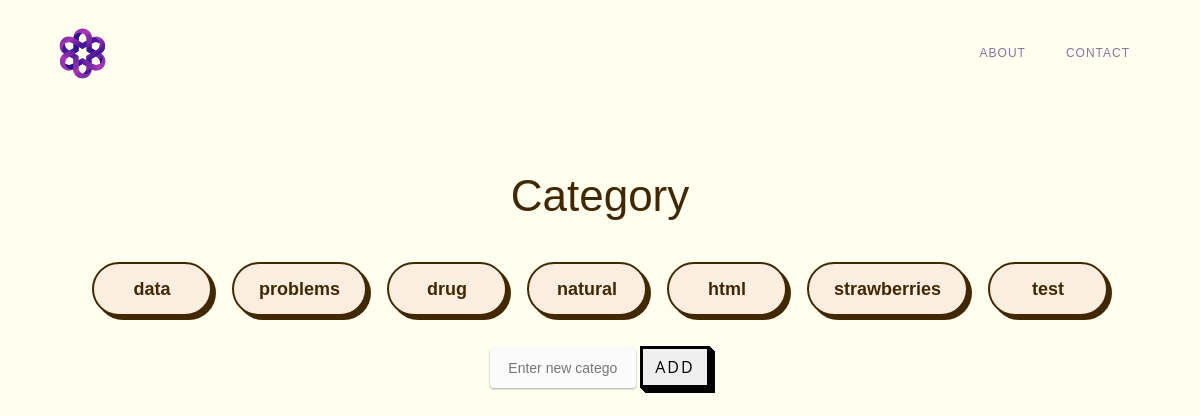
The app's page /category/ (signed in), older data.
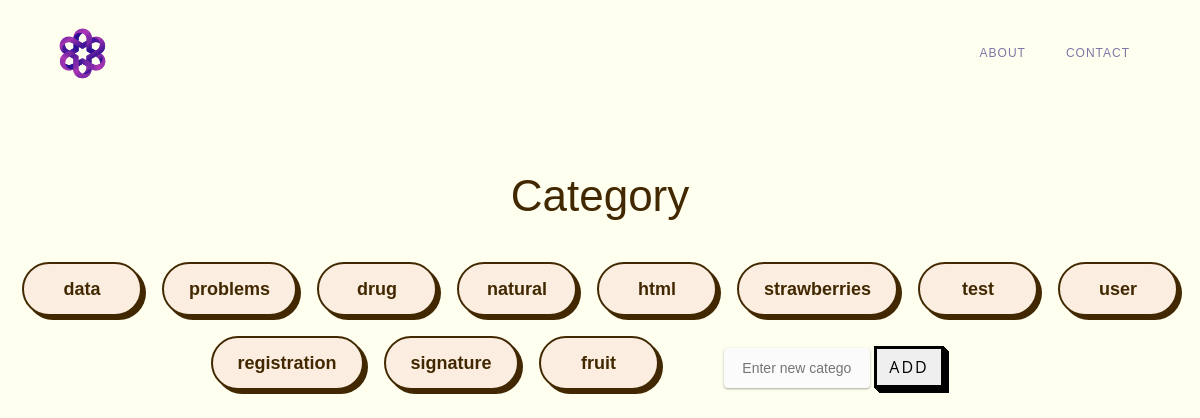
The same page, newer data.
### user/models.py (models this page shows)
class UserCategory(models.Model):
    inserted_category=models.CharField(max_length=32)
    user_id=models.ForeignKey(User,on_delete=models.SET_NULL, null=True)

### main/views.py (the view, shortened to what this page needs)
# urls.py: path('category/',views.category,name="category"),
def category(request):
    while answer_list:
        fullanswer_str=answer_list.popleft()
        question_str=question_list.popleft()
        add_contents(request,fullanswer_str,question_str)
    userCategories=UserCategory.objects.filter(user_id__username=request.user.username)
    context={'userCategories':userCategories}
    return render(request,"main/category.html",context=context)

### main/templates/main/category.html (shortened to what this page needs)
{% load static %}
<!DOCTYPE html>
<html>
<head>
  <link href="{% static 'css/styles.css' %}" rel="stylesheet" type="text/css" />
</head>
<body>
    <div data-collapse="medium" data-animation="default" data-duration="400" data-easing="ease" data-easing2="ease"
    role="banner" class="navigation w-nav">
    <div class="navigation-items"><a href="/" class="logo-link w-nav-brand"><img src="{% static 'img/logo.png' %}"
            width="65" alt="" class="logo-image" /></a>
    </div>
    <div class="navigation-wrap">
    <a href="/about/" class="navigation-item w-nav-link">About</a>
    <a href="/contact/"class="navigation-item w-nav-link">Contact</a>
    </div>
    </div>
  <div class="section">
    <div class="container cc-heading-wrap">
      <h1 class="heading-5">Category</h1>
      <div class="store-categories-wrap">
          <div class="collection-wrap">
            {%for category in userCategories %}
            <button class="button-74" role="button"
              onclick="location.href='/category/{{category.pk}}/'">{{category.inserted_category}}</button>
            {%endfor%}
          <form id="add-category-form" method="post" action="{% url 'category' %}" style="padding: 20px;">
            <input type="text" id="new-keyword-input" class="input-54" name="new_category" placeholder="Enter new category">
            <button type="submit" class="button-54">Add</button>
        </form>
          </div>
      </div>
    </div>
  </div>
</body>
</html>

Row changes from the older to the newer data that the page shows:
added UserCategory: inserted_category "user"
added UserCategory: inserted_category "registration"
added UserCategory: inserted_category "signature"
added UserCategory: inserted_category "fruit"
